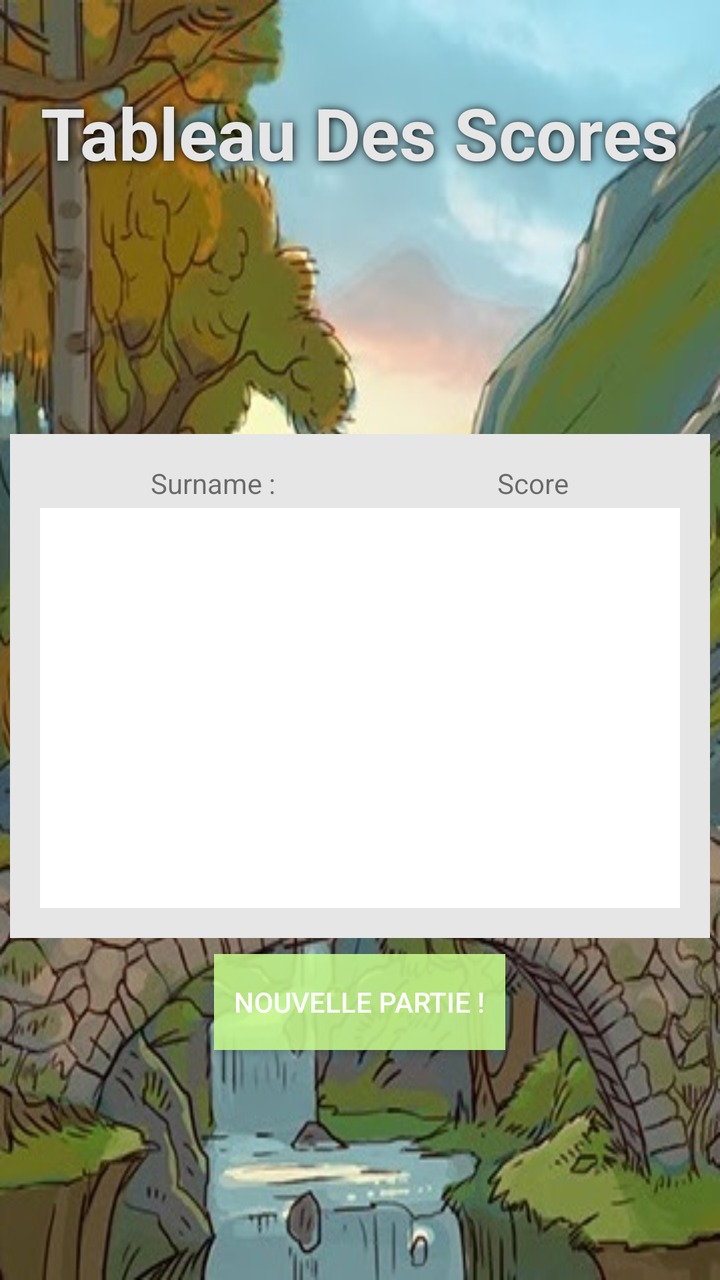
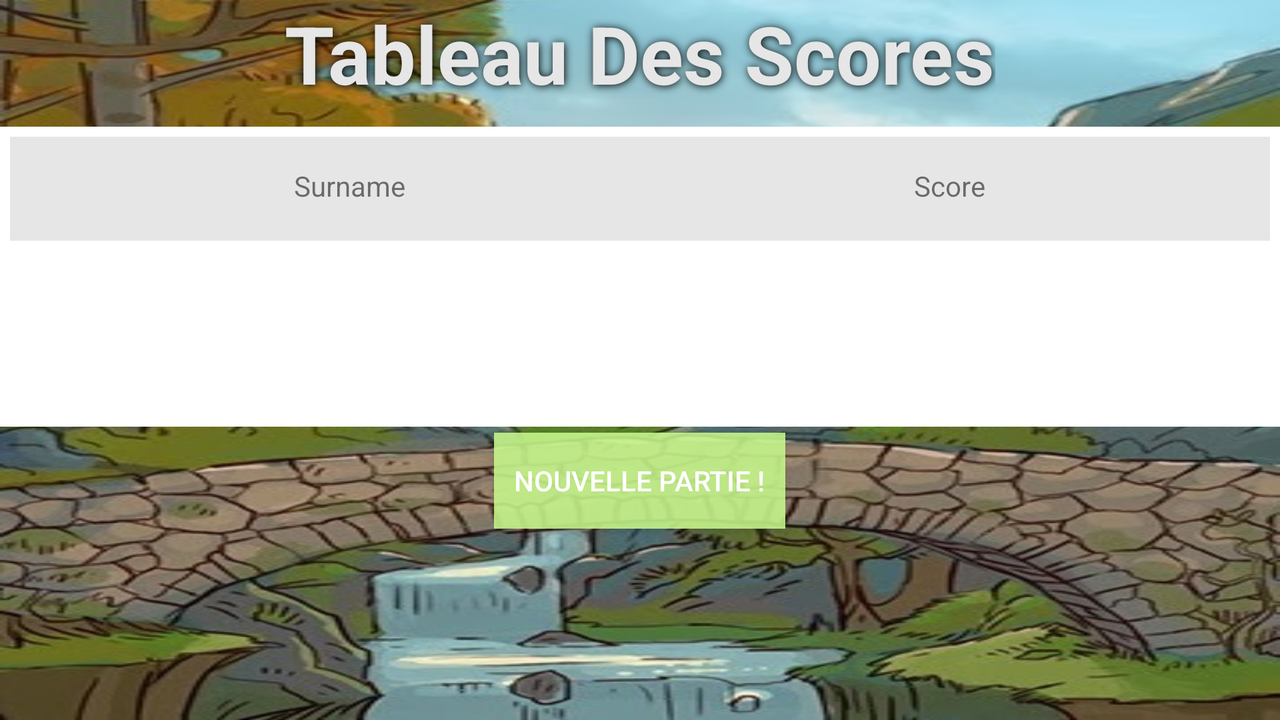

Compare how this app lays out the same screen by default and in its alternative resource folder. The renders come first, then the two layout files and the values they reference.
<!-- AndroidManifest.xml: application theme AppTheme -->
<!-- res/layout/activity_tableau_des_scores.xml -->
<androidx.constraintlayout.widget.ConstraintLayout xmlns:android="http://schemas.android.com/apk/res/android"
    xmlns:app="http://schemas.android.com/apk/res-auto"
    xmlns:tools="http://schemas.android.com/tools"
    android:layout_width="match_parent"
    android:layout_height="match_parent"
    tools:context="iut.reignrise.projet.Vues.ActivityTableauDesScores"
    android:background="@drawable/background">
    <LinearLayout
        android:layout_width="match_parent"
        android:layout_height="match_parent"
        android:orientation="vertical">
        <LinearLayout
            android:layout_width="match_parent"
            android:layout_height="wrap_content"
            android:layout_gravity="center"
            android:orientation="vertical"
            android:layout_marginBottom="10dp">
            <ImageButton
                android:id="@+id/btnParametre"
                android:layout_width="46dp"
                android:layout_height="42dp"
                android:background="@color/transparent"
                android:src="@drawable/imagebtnparametre"
                android:scaleType="fitXY"
                android:onClick="clic" />
            <LinearLayout
                android:layout_width="match_parent"
                android:layout_height="match_parent"
                android:gravity="center">
                <TextView
                    android:id="@+id/textViewTableauDesScores"
                    android:layout_width="wrap_content"
                    android:layout_height="wrap_content"
                    style="@style/titreActivity"
                    android:text="@string/textViewTableauDesScores"
                    android:textSize="36sp"/>
            </LinearLayout>
        </LinearLayout>
        <LinearLayout
            android:layout_width="wrap_content"
            android:layout_height="match_parent"
            android:orientation="vertical"
            android:gravity="center">
            <TableLayout
                style="@style/frag2TableLayout"
                android:layout_width="wrap_content"
                android:layout_height="wrap_content"
                android:padding="15dp">
                <TableRow style="@style/frag1HeaderTableRow">
                    <TextView
                        android:layout_width="wrap_content"
                        android:layout_height="match_parent"
                        android:layout_gravity="center"
                        android:text="@string/textViewsurname"/>
                    <TextView
                        android:layout_width="wrap_content"
                        android:layout_height="match_parent"
                        android:layout_gravity="center"
                        android:text="@string/Score"/>
                </TableRow>
                <LinearLayout
                    android:layout_width="match_parent"
                    android:layout_height="200dp"
                    android:gravity="center"
                    android:layout_gravity="center"
                    android:background="@color/white">
                    <ListView
                        android:id="@+id/listView"
                        android:layout_width="match_parent"
                        android:layout_height="fill_parent"
                        android:layout_gravity="center"/>
                </LinearLayout>
            </TableLayout>
            <Button
                android:id="@+id/btnNouvellePartie"
                android:layout_width="wrap_content"
                android:layout_height="wrap_content"
                android:onClick="clic"
                android:paddingLeft="10dp"
                android:paddingRight="10dp"
                style="@style/button"
                android:text="Nouvelle partie !"></Button>
        </LinearLayout>
    </LinearLayout>
</androidx.constraintlayout.widget.ConstraintLayout>
<!-- resources referenced by this layout -->
<resources>
  <color name="transparent">#00FFFFFF</color>
  <color name="white">#fff</color>
  <!-- drawable background: jpg bitmap (drawable, 77232 bytes) -->
  <string name="Score">Score </string>
  <string name="textViewTableauDesScores">Tableau Des Scores </string>
  <string name="textViewsurname">Surname : </string>
  <style name="button">
          <item name="android:textColor">@color/white</item>
          <item name="android:shape">rectangle</item>
          <item name="android:background">#D7CCFF90</item>
          <item name="android:layout_margin">3dp</item>
      </style>
  <style name="frag1HeaderTableRow" parent="frag1TableLayout">
          <item name="android:layout_marginBottom">3dp</item>
      </style>
  <style name="frag2TableLayout">
          <item name="android:layout_width">match_parent</item>
          <item name="android:layout_height">wrap_content</item>
          <item name="android:stretchColumns">*</item>
          <item name="android:shrinkColumns">*</item>
          <item name="android:layout_margin">5dp</item>
          <item name="android:background">@color/lightGrey</item>
          <item name="android:textSize">18dp</item>
          <item name="android:textColor">@color/black</item>
      </style>
  <style name="titreActivity" parent="contoure">
          <item name="android:textColor">@color/lightGrey</item>
      </style>
  <style name="AppTheme" parent="Theme.AppCompat.Light.DarkActionBar">
          
          <item name="colorPrimary">@color/colorPrimary</item>
          <item name="colorPrimaryDark">@color/colorPrimaryDark</item>
          <item name="colorAccent">@color/colorAccent</item>
      </style>
  <style name="frag1TableLayout">
          <item name="android:layout_width">match_parent</item>
          <item name="android:layout_height">wrap_content</item>
      </style>
  <color name="lightGrey">#e6e6e6</color>
  <color name="black">#000000</color>
  <style name="contoure">
          <item name="android:textStyle">bold</item>
          <item name="android:shadowColor">@color/black</item>
          <item name="android:color">@color/black</item>
          <item name="android:shadowDx">0.5</item>
          <item name="android:shadowDy">0.5</item>
          <item name="android:shadowRadius">10</item>
      </style>
  <color name="colorPrimary">#008577</color>
  <color name="colorPrimaryDark">#00574B</color>
  <color name="colorAccent">#D81B60</color>
</resources>
<!-- res/layout-land/activity_tableau_des_scores.xml (the repository's variant of the layout above) -->
<!-- drawn on the phone turned sideways -->
<androidx.constraintlayout.widget.ConstraintLayout xmlns:android="http://schemas.android.com/apk/res/android"
    xmlns:app="http://schemas.android.com/apk/res-auto"
    xmlns:tools="http://schemas.android.com/tools"
    android:layout_width="match_parent"
    android:layout_height="match_parent"
    tools:context="iut.reignrise.projet.Vues.ActivityTableauDesScores"
    android:background="@drawable/background">
    <LinearLayout
        android:layout_width="match_parent"
        android:layout_height="match_parent"
        app:layout_constraintTop_toTopOf="parent"
        app:layout_constraintBottom_toBottomOf="parent"
        android:orientation="vertical">
        <RelativeLayout
            android:layout_width="match_parent"
            android:layout_height="wrap_content"
            android:layout_marginBottom="10dp">
            <LinearLayout
                android:layout_width="match_parent"
                android:layout_height="wrap_content"
                android:gravity="left"
                android:layout_marginTop="10dp"
                android:layout_marginLeft="16dp">
                <ImageButton
                    android:id="@+id/btnParametre"
                    android:layout_width="46dp"
                    android:layout_height="42dp"
                    android:background="@color/transparent"
                    android:src="@drawable/imagebtnparametre"
                    android:scaleType="fitXY"
                    android:onClick="clic" />
            </LinearLayout>
            <LinearLayout
                android:layout_width="match_parent"
                android:layout_height="wrap_content"
                android:gravity="center">
                <TextView
                    android:id="@+id/textViewTableauDesScores"
                    android:layout_width="wrap_content"
                    android:layout_height="wrap_content"
                    android:text="@string/textViewTableauDesScores"
                    style="@style/titreActivity"
                    android:textSize="40dp" />
            </LinearLayout>
        </RelativeLayout>
        <LinearLayout
            android:layout_width="match_parent"
            android:layout_height="wrap_content"
            android:orientation="vertical"
            android:gravity="center">
            <LinearLayout
                android:layout_width="match_parent"
                android:layout_height="150dp"
                android:orientation="vertical"
                android:background="@color/white">
                <TableLayout
                    style="@style/frag2TableLayout"
                    android:layout_width="match_parent"
                    android:layout_height="wrap_content"
                    android:padding="15dp">
                    <TableRow style="@style/frag1HeaderTableRow">
                        <TextView
                            android:layout_width="wrap_content"
                            android:layout_height="match_parent"
                            android:layout_gravity="center"
                            android:text="Surname"/>
                        <TextView
                            android:layout_width="wrap_content"
                            android:layout_height="match_parent"
                            android:layout_gravity="center"
                            android:text="Score"/>
                    </TableRow>
                </TableLayout>
                    <ListView
                        android:id="@+id/listView"
                        android:layout_width="match_parent"
                        android:layout_height="fill_parent"
                        android:layout_gravity="center"/>
                </LinearLayout>
                <Button
                    android:id="@+id/btnNouvellePartie"
                    android:layout_width="wrap_content"
                    android:layout_height="wrap_content"
                    android:onClick="clic"
                    android:paddingLeft="10dp"
                    android:paddingRight="10dp"
                    style="@style/button"
                    android:text="Nouvelle partie !"></Button>
            </LinearLayout>
    </LinearLayout>
</androidx.constraintlayout.widget.ConstraintLayout>
<!-- resources referenced by the variant -->
<!-- as the phone turned sideways resolves them -->
<resources>
  <color name="transparent">#00FFFFFF</color>
  <color name="white">#fff</color>
  <!-- drawable background: jpg bitmap (drawable, 77232 bytes) -->
  <string name="textViewTableauDesScores">Tableau Des Scores </string>
  <style name="button">
          <item name="android:textColor">@color/white</item>
          <item name="android:shape">rectangle</item>
          <item name="android:background">#D7CCFF90</item>
          <item name="android:layout_margin">3dp</item>
      </style>
  <style name="frag1HeaderTableRow" parent="frag1TableLayout">
          <item name="android:layout_marginBottom">3dp</item>
      </style>
  <style name="frag2TableLayout">
          <item name="android:layout_width">match_parent</item>
          <item name="android:layout_height">wrap_content</item>
          <item name="android:stretchColumns">*</item>
          <item name="android:shrinkColumns">*</item>
          <item name="android:layout_margin">5dp</item>
          <item name="android:background">@color/lightGrey</item>
          <item name="android:textSize">18dp</item>
          <item name="android:textColor">@color/black</item>
      </style>
  <style name="titreActivity" parent="contoure">
          <item name="android:textColor">@color/lightGrey</item>
      </style>
  <style name="AppTheme" parent="Theme.AppCompat.Light.DarkActionBar">
          
          <item name="colorPrimary">@color/colorPrimary</item>
          <item name="colorPrimaryDark">@color/colorPrimaryDark</item>
          <item name="colorAccent">@color/colorAccent</item>
      </style>
  <style name="frag1TableLayout">
          <item name="android:layout_width">match_parent</item>
          <item name="android:layout_height">wrap_content</item>
      </style>
  <color name="lightGrey">#e6e6e6</color>
  <color name="black">#000000</color>
  <style name="contoure">
          <item name="android:textStyle">bold</item>
          <item name="android:shadowColor">@color/black</item>
          <item name="android:color">@color/black</item>
          <item name="android:shadowDx">0.5</item>
          <item name="android:shadowDy">0.5</item>
          <item name="android:shadowRadius">10</item>
      </style>
  <color name="colorPrimary">#008577</color>
  <color name="colorPrimaryDark">#00574B</color>
  <color name="colorAccent">#D81B60</color>
</resources>
